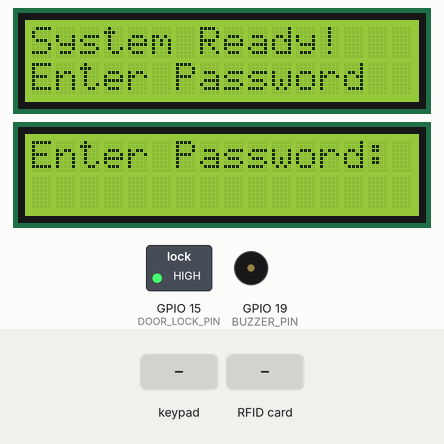
Bench run of a sketch on a simulated ESP32. Parts: 2 × 16×2 character LCD, switched loads named in the sketch (green lamp = pin HIGH), buzzer (waves = sounding, pin HIGH). The inputs (shaded band) are chosen by the test bench. EEPROM starts erased; what the sketch prints to the serial monitor is not drawn.

Above: at 3.5 s.
3.6 s: keypad keys 3 2 3 3 2 5 2 6 # pressed 0.4 s apart
At 7.6 s:
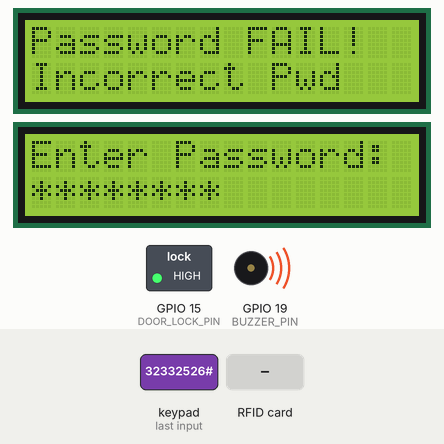
8.7 s: RFID card 12 34 56 78 held to the reader
At 10.2 s:
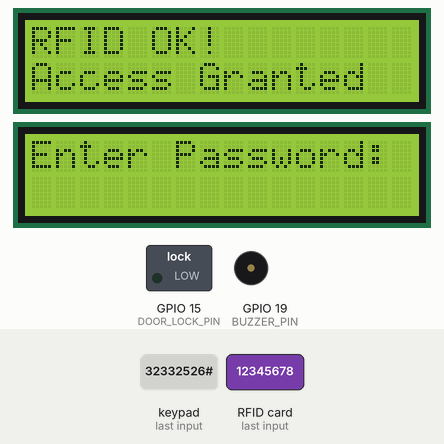
11.7 s: key 'A' pressed
At 12.6 s:
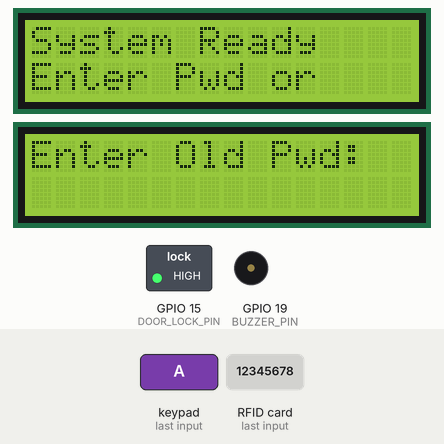
13.5 s: keypad keys 3 2 3 3 2 5 2 6 * pressed 0.4 s apart
At 13.9 s:
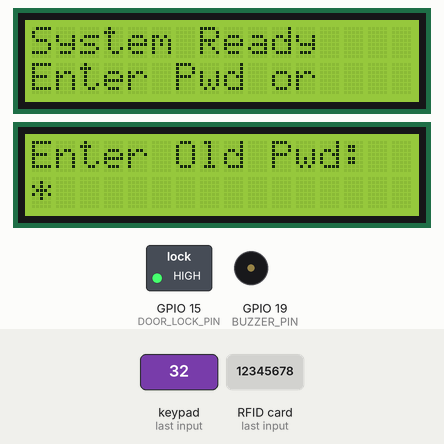
18.6 s: keypad keys 1 2 3 4 # pressed 0.4 s apart
At 21.4 s:
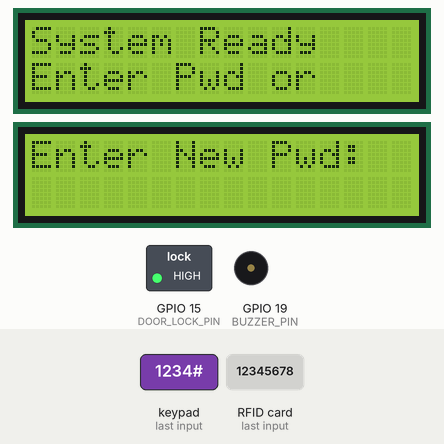
22.1 s: keypad keys 2 7 1 4 1 2 1 3 # pressed 0.4 s apart
At 26.5 s:
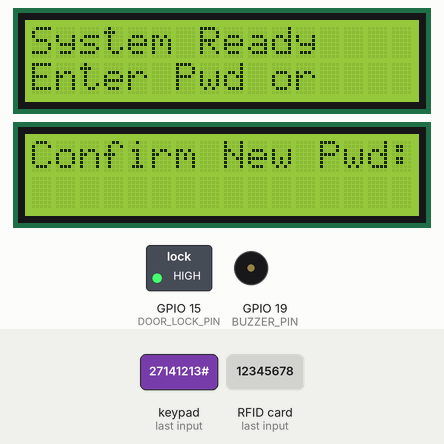
Timing chart, 0 to 28.0 s (numbered marks = the images above; inputs shaded):
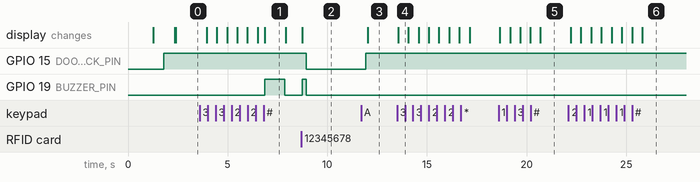

The sketch:

Arduino.ino
```cpp
#include <Wire.h>
#include <LiquidCrystal_I2C.h>
#include <MFRC522.h>
#include <SPI.h>
#include <Keypad.h>
#include <EEPROM.h>

// ============ LCD Configuration (2 x 16x2) ============
LiquidCrystal_I2C lcd1(0x27, 16, 2);  // LCD1 - Hiển thị kết quả
LiquidCrystal_I2C lcd2(0x26, 16, 2);  // LCD2 - Hiển thị input

// ============ RFID Configuration ============
#define RST_PIN 22
#define SS_PIN 5
MFRC522 rfid(SS_PIN, RST_PIN);

// ============ Keypad Configuration ============
const byte ROWS = 4;
const byte COLS = 4;

char hexaKeys[ROWS][COLS] = {
  {'1', '2', '3', 'A'},
  {'4', '5', '6', 'B'},
  {'7', '8', '9', 'C'},
  {'*', '0', '#', 'D'}
};

byte rowPins[ROWS] = {32, 33, 25, 26};      // Connect to row pins
byte colPins[COLS] = {27, 14, 12, 13};      // Connect to column pins

Keypad customKeypad = Keypad(makeKeymap(hexaKeys), rowPins, colPins, ROWS, COLS);

// ============ Pin Configuration ============
#define BUZZER_PIN 19
#define DOOR_LOCK_PIN 15

// ============ EEPROM Configuration ============
#define EEPROM_SIZE 512
#define PASSWORD_ADDR 0
#define RFID_CARD_ADDR 32

// ============ Password & RFID Storage ============
String currentPassword = "1234";
String authorizedRFID = "12 34 56 78";
String currentInput = "";
String currentRFIDInput = "";

// ============ State Variables ============
enum Mode {
  NORMAL,
  CHANGE_PASSWORD_STEP1,
  CHANGE_PASSWORD_STEP2,
  CHANGE_PASSWORD_STEP3,
  CHANGE_RFID_STEP1,
  CHANGE_RFID_STEP2
};

Mode currentMode = NORMAL;
unsigned long lastLCDUpdate = 0;
unsigned long messageTimeout = 0;
String currentMessage = "";

// ============ SETUP ============
void setup() {
  Serial.begin(115200);
  delay(1000);

  Serial.println("\n\nESP32 - Password & RFID Authentication System");

  // Initialize I2C and LCD displays
  Wire.begin();
  delay(100);

  lcd1.init();
  lcd1.backlight();
  lcd1.setCursor(0, 0);
  lcd1.print("System Init...");

  lcd2.init();
  lcd2.backlight();
  lcd2.setCursor(0, 0);
  lcd2.print("System Init...");

  delay(500);

  // Initialize SPI and RFID
  SPI.begin();
  rfid.PCD_Init();
  Serial.println("RFID Reader initialized");

  // Initialize Pins
  pinMode(BUZZER_PIN, OUTPUT);
  pinMode(DOOR_LOCK_PIN, OUTPUT);
  digitalWrite(BUZZER_PIN, LOW);
  digitalWrite(DOOR_LOCK_PIN, HIGH);

  // Initialize EEPROM
  EEPROM.begin(EEPROM_SIZE);
  loadPasswordFromEEPROM();
  loadRFIDFromEEPROM();

  Serial.print("Current Password: ");
  Serial.println(currentPassword);
  Serial.print("Authorized RFID: ");
  Serial.println(authorizedRFID);

  delay(500);

  lcd1.clear();
  lcd1.setCursor(0, 0);
  lcd1.print("System Ready!");
  lcd1.setCursor(0, 1);
  lcd1.print("Enter Password");

  lcd2.clear();
  lcd2.setCursor(0, 0);
  lcd2.print("Or Scan RFID");

  Serial.println("Setup Complete!");
}

// ============ MAIN LOOP ============
void loop() {
  // Check RFID card
  checkRFID();

  // Handle keypad input
  handleKeypad();

  // Update LCD Display
  unsigned long currentTime = millis();
  if (currentTime - lastLCDUpdate >= 500) {
    updateLCDDisplays();
    lastLCDUpdate = currentTime;
  }

  // Handle message timeout
  if (currentTime > messageTimeout && messageTimeout != 0) {
    if (currentMode == NORMAL) {
      resetDisplay();
    }
  }

  delay(10);
}

// ============ Check RFID Card ============
void checkRFID() {
  if (!rfid.PICC_IsNewCardPresent()) {
    return;
  }

  if (!rfid.PICC_ReadCardSerial()) {
    return;
  }

  // Get card UID
  String cardID = "";
  for (byte i = 0; i < rfid.uid.size; i++) {
    cardID += (rfid.uid.uidByte[i] < 0x10 ? "0" : "");
    cardID += String(rfid.uid.uidByte[i], HEX);
    if (i < rfid.uid.size - 1) {
      cardID += " ";
    }
  }
  cardID.toUpperCase();

  Serial.print("Card UID: ");
  Serial.println(cardID);

  // Handle based on current mode
  if (currentMode == NORMAL) {
    // Check authentication
    if (cardID == authorizedRFID) {
      showResult("RFID OK!", "Access Granted");
      triggerBuzzer(200);
      digitalWrite(DOOR_LOCK_PIN, LOW);
      delay(3000);
      digitalWrite(DOOR_LOCK_PIN, HIGH);
      resetDisplay();
    } else {
      showResult("RFID FAIL!", "Card Not Auth");
      triggerBuzzer(1000);
      delay(2000);
      resetDisplay();
    }
  }
  else if (currentMode == CHANGE_RFID_STEP2) {
    // New RFID card scanned for change
    authorizedRFID = cardID;
    saveRFIDToEEPROM();

    currentMode = NORMAL;
    showResult("RFID Changed!", "New Card Set");
    triggerBuzzer(300);
    delay(2000);
    resetDisplay();

    Serial.print("New RFID saved: ");
    Serial.println(authorizedRFID);
  }

  rfid.PICC_HaltA();
  rfid.PCD_StopCrypto1();
}

// ============ Handle Keypad Input ============
void handleKeypad() {
  char key = customKeypad.getKey();

  if (!key) {
    return;
  }

  Serial.println(key);

  // NORMAL MODE - Enter password or change mode
  if (currentMode == NORMAL) {
    if (key == 'A') {
      // Start change password mode
      currentMode = CHANGE_PASSWORD_STEP1;
      currentInput = "";
      currentMessage = "Enter Old Pwd:";
      messageTimeout = millis() + 30000;
      Serial.println("Change Password Mode");
    }
    else if (key == 'B') {
      // Start change RFID mode
      currentMode = CHANGE_RFID_STEP1;
      currentInput = "";
      currentMessage = "Enter Pwd:";
      messageTimeout = millis() + 30000;
      Serial.println("Change RFID Mode");
    }
    else if (key == '#') {
      // Check password
      if (currentInput == currentPassword) {
        showResult("Password OK!", "Access Granted");
        triggerBuzzer(200);
        digitalWrite(DOOR_LOCK_PIN, LOW);
        delay(3000);
        digitalWrite(DOOR_LOCK_PIN, HIGH);
        currentInput = "";
        messageTimeout = millis() + 2000;
      } else {
        showResult("Password FAIL!", "Incorrect Pwd");
        triggerBuzzer(1000);
        currentInput = "";
        messageTimeout = millis() + 2000;
      }
    }
    else if (key == '*') {
      // Clear input
      currentInput = "";
    }
    else if (key >= '0' && key <= '9') {
      // Add digit to input
      if (currentInput.length() < 8) {
        currentInput += key;
      }
    }
  }

  // CHANGE PASSWORD - Step 1 (Verify old password)
  else if (currentMode == CHANGE_PASSWORD_STEP1) {
    if (key == '#') {
      if (currentInput == currentPassword) {
        currentMode = CHANGE_PASSWORD_STEP2;
        currentInput = "";
        currentMessage = "Enter New Pwd:";
        messageTimeout = millis() + 30000;
        Serial.println("Old password correct");
      } else {
        currentMode = NORMAL;
        showResult("Old Pwd FAIL!", "Incorrect");
        triggerBuzzer(1000);
        messageTimeout = millis() + 2000;
      }
    }
    else if (key == '*') {
      currentInput = "";
    }
    else if (key >= '0' && key <= '9') {
      if (currentInput.length() < 8) {
        currentInput += key;
      }
    }
  }

  // CHANGE PASSWORD - Step 2 (Enter new password)
  else if (currentMode == CHANGE_PASSWORD_STEP2) {
    if (key == '#') {
      if (currentInput.length() >= 4) {
        currentMode = CHANGE_PASSWORD_STEP3;
        String newPassword = currentInput;
        currentInput = "";
        currentMessage = "Confirm New Pwd:";
        messageTimeout = millis() + 30000;

        // Store temporarily
        EEPROM.writeString(PASSWORD_ADDR + 50, newPassword);

        Serial.print("New password entered: ");
        Serial.println(newPassword);
      } else {
        currentMode = NORMAL;
        showResult("Invalid Pwd!", "Min 4 chars");
        triggerBuzzer(1000);
        messageTimeout = millis() + 2000;
      }
    }
    else if (key == '*') {
      currentInput = "";
    }
    else if (key >= '0' && key <= '9') {
      if (currentInput.length() < 8) {
        currentInput += key;
      }
    }
  }

  // CHANGE PASSWORD - Step 3 (Confirm new password)
  else if (currentMode == CHANGE_PASSWORD_STEP3) {
    if (key == '#') {
      String tempPassword = EEPROM.readString(PASSWORD_ADDR + 50);
      if (currentInput == tempPassword) {
        currentPassword = tempPassword;
        savePasswordToEEPROM();

        currentMode = NORMAL;
        showResult("Pwd Changed!", "Success!");
        triggerBuzzer(300);
        currentInput = "";
        messageTimeout = millis() + 2000;

        Serial.print("Password changed to: ");
        Serial.println(currentPassword);
      } else {
        currentMode = NORMAL;
        showResult("Pwd NOT Match!", "Try Again");
        triggerBuzzer(1000);
        currentInput = "";
        messageTimeout = millis() + 2000;
      }
    }
    else if (key == '*') {
      currentInput = "";
    }
    else if (key >= '0' && key <= '9') {
      if (currentInput.length() < 8) {
        currentInput += key;
      }
    }
  }

  // CHANGE RFID - Step 1 (Verify password)
  else if (currentMode == CHANGE_RFID_STEP1) {
    if (key == '#') {
      if (currentInput == currentPassword) {
        currentMode = CHANGE_RFID_STEP2;
        currentInput = "";
        currentMessage = "Scan New Card:";
        messageTimeout = millis() + 30000;
        Serial.println("Password correct, waiting for RFID");
      } else {
        currentMode = NORMAL;
        showResult("Pwd FAIL!", "Incorrect");
        triggerBuzzer(1000);
        messageTimeout = millis() + 2000;
      }
    }
    else if (key == '*') {
      currentInput = "";
    }
    else if (key >= '0' && key <= '9') {
      if (currentInput.length() < 8) {
        currentInput += key;
      }
    }
  }
}

// ============ Show Result on LCD1 ============
void showResult(String line1, String line2) {
  lcd1.clear();
  lcd1.setCursor(0, 0);
  lcd1.print(line1);
  lcd1.setCursor(0, 1);
  lcd1.print(line2);
}

// ============ Reset Display ============
void resetDisplay() {
  currentMode = NORMAL;
  currentInput = "";
  currentMessage = "";
  messageTimeout = 0;

  lcd1.clear();
  lcd1.setCursor(0, 0);
  lcd1.print("System Ready");
  lcd1.setCursor(0, 1);
  lcd1.print("Enter Pwd or");

  lcd2.clear();
  lcd2.setCursor(0, 0);
  lcd2.print("Scan RFID");
  lcd2.setCursor(0, 1);
  lcd2.print("A=ChgPwd B=ChgRFID");
}

// ============ Update LCD Displays ============
void updateLCDDisplays() {
  // LCD2 - Show input
  lcd2.setCursor(0, 0);
  lcd2.print("                ");  // Clear
  lcd2.setCursor(0, 0);

  if (currentMessage.length() > 0) {
    lcd2.print(currentMessage);
  } else {
    lcd2.print("Enter Password:");
  }

  lcd2.setCursor(0, 1);
  lcd2.print("                ");  // Clear
  lcd2.setCursor(0, 1);

  // Show password as dots
  for (int i = 0; i < currentInput.length(); i++) {
    lcd2.print("*");
  }
}

// ============ Buzzer Function ============
void triggerBuzzer(unsigned long duration) {
  digitalWrite(BUZZER_PIN, HIGH);
  delay(duration);
  digitalWrite(BUZZER_PIN, LOW);
}

// ============ Save Password to EEPROM ============
void savePasswordToEEPROM() {
  EEPROM.writeString(PASSWORD_ADDR, currentPassword);
  EEPROM.commit();
  Serial.println("Password saved to EEPROM");
}

// ============ Load Password from EEPROM ============
void loadPasswordFromEEPROM() {
  String pwd = EEPROM.readString(PASSWORD_ADDR);
  if (pwd.length() > 0 && pwd.length() <= 8) {
    currentPassword = pwd;
  }
}

// ============ Save RFID to EEPROM ============
void saveRFIDToEEPROM() {
  EEPROM.writeString(RFID_CARD_ADDR, authorizedRFID);
  EEPROM.commit();
  Serial.println("RFID saved to EEPROM");
}

// ============ Load RFID from EEPROM ============
void loadRFIDFromEEPROM() {
  String rfid = EEPROM.readString(RFID_CARD_ADDR);
  if (rfid.length() > 0) {
    authorizedRFID = rfid;
  }
}
```

Measured:
- after the input at 3.6 s, GPIO 19 (BUZZER_PIN): LOW → HIGH after 3.3 s, → LOW 1.0 s later; the display: first changes after 0.35 s (image 1 shows a later state)
- after the input at 8.7 s, GPIO 15 (DOOR_LOCK_PIN): HIGH → LOW after 0.24 s; GPIO 19 (BUZZER_PIN): LOW → HIGH at once, → LOW 0.20 s later; the display: changes at once (image 2)
- after the input at 11.7 s, the display: changes after 0.34 s (image 3)
- after the input at 13.5 s, the display: changes after 0.06 s (image 4)
- after the input at 18.6 s, the display: first changes after 0.06 s (image 5 shows a later state)
- after the input at 22.1 s, the display: first changes after 0.12 s (image 6 shows a later state)
- what the display in image 1 shows lasts 1.0 s, from 6.9 s to 7.9 s
